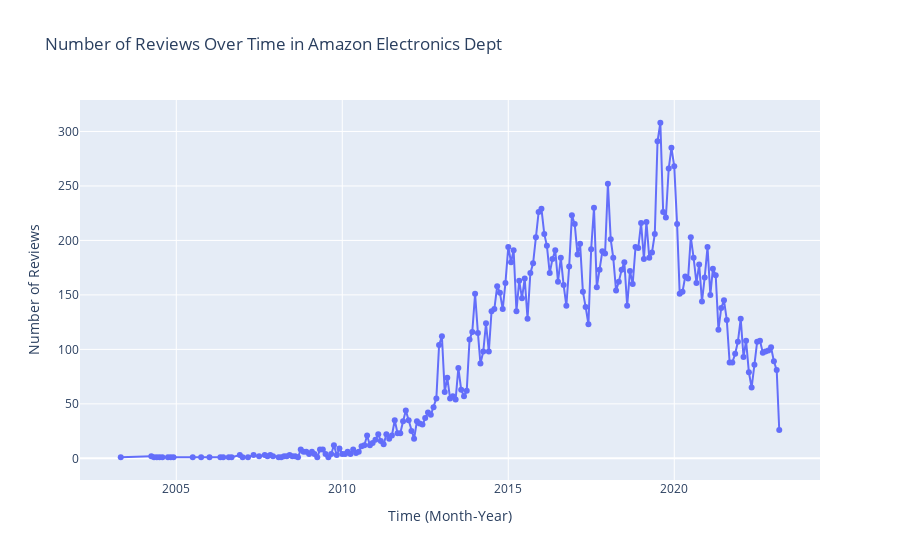

Notebook code cell kept with this figure:
### Markdown cell above
#### Temporal Visualizations
- 1st visual below is **INTERACTIVE**! Please hover your mouse over each datapoint to find more information.

### Code cell
import plotly.express as px

final_df['date'] = pd.to_datetime(final_df['timestamp'], unit='ms')

# group by month/year, count number of reviews per period
reviews_per_month = final_df.groupby(final_df['date'].dt.to_period('M')).size().reset_index(name='review_count')

reviews_per_month['date'] = reviews_per_month['date'].astype(str)

fig = px.line(
    reviews_per_month,
    x='date',
    y='review_count',
    title='Number of Reviews Over Time in Amazon Electronics Dept',
    labels={'date': 'Time (Month-Year)', 'review_count': 'Number of Reviews'},
    markers=True
)

fig.update_traces(mode='markers+lines', hovertemplate='Date: %{x}<br>Reviews: %{y}')
fig.show()

### Figure 1 — Plotly figure (JSON) as saved in the notebook; plotly's stock layout.template omitted (floating-point values rounded to 4 significant figures; data arrays with more than 128 entries replaced by an {"elided": "..."} marker saying what was removed)
{"data": [{"hovertemplate": "Date: %{x}<br>Reviews: %{y}", "legendgroup": "", "line": {"color": "#636efa", "dash": "solid"}, "marker": {"symbol": "circle"}, "mode": "markers+lines", "name": "", "orientation": "v", "showlegend": false, "type": "scatter", "x": {"elided": "207 str values"}, "xaxis": "x", "y": {"elided": "207 int values"}, "yaxis": "y"}], "layout": {"legend": {"tracegroupgap": 0}, "title": {"text": "Number of Reviews Over Time in Amazon Electronics Dept"}, "xaxis": {"anchor": "y", "domain": [0, 1], "title": {"text": "Time (Month-Year)"}}, "yaxis": {"anchor": "x", "domain": [0, 1], "title": {"text": "Number of Reviews"}}}}
